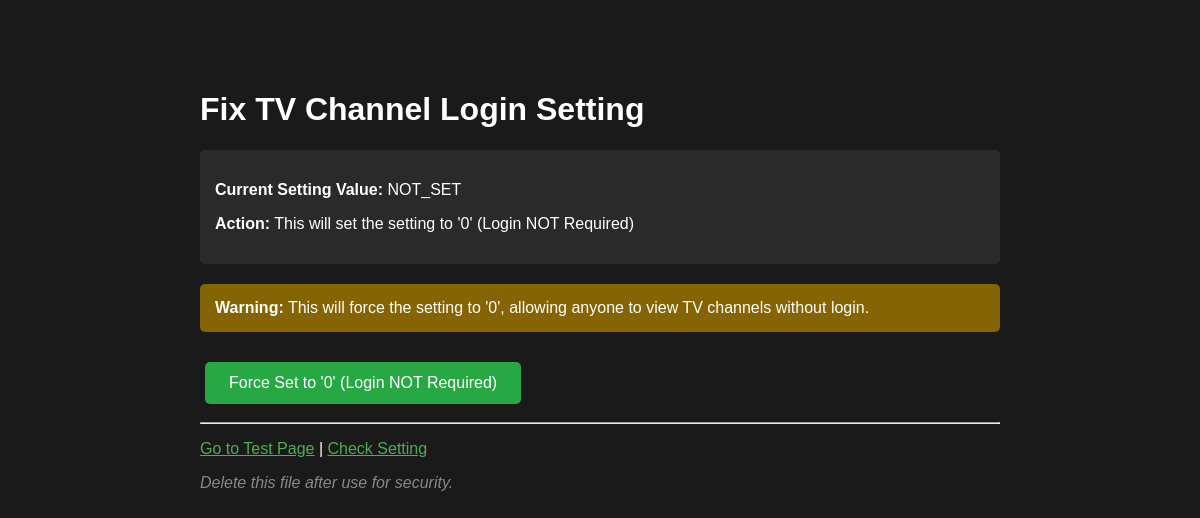
Before: /fix_tv_login_setting.php with the older database file.
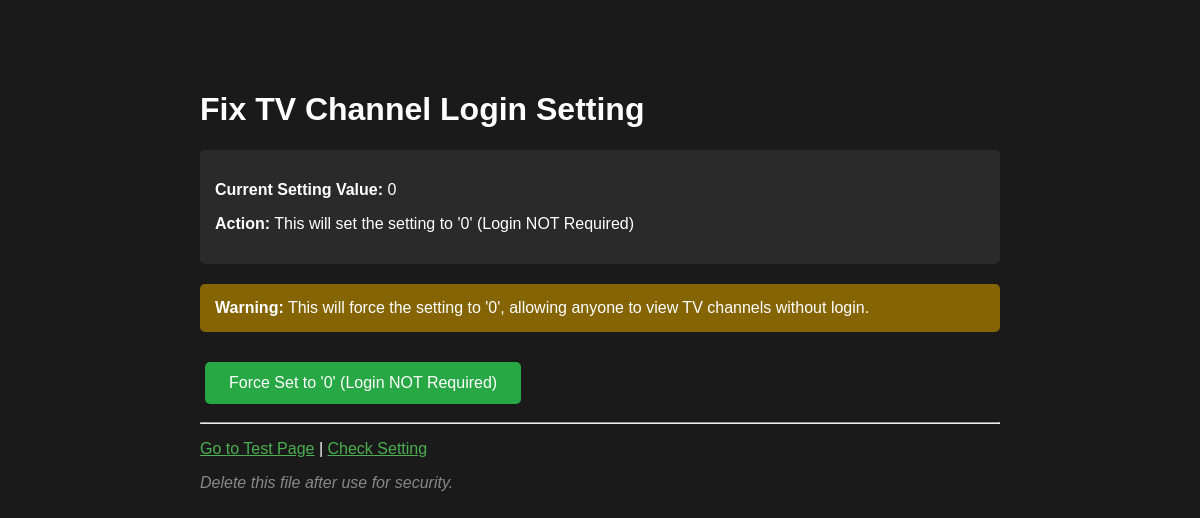
After: the same page with the newer database file.
### tables this page shows
CREATE TABLE `settings` (
  `id` int(11) NOT NULL AUTO_INCREMENT,
  `setting_key` varchar(100) NOT NULL,
  `setting_value` text DEFAULT NULL,
  `setting_type` varchar(50) DEFAULT 'text',
  `description` text DEFAULT NULL,
  `updated_at` timestamp NOT NULL DEFAULT current_timestamp() ON UPDATE current_timestamp(),
  PRIMARY KEY (`id`),
  UNIQUE KEY `setting_key` (`setting_key`)
);

### fix_tv_login_setting.php (the view, shortened to what this page needs)
<?php
$conn = getDBConnection();
$message = '';
$success = false;
$current_value = 'NOT_SET';
$result = $conn->query("SELECT setting_value FROM settings WHERE setting_key = 'login_required_tv_channels' LIMIT 1");
if ($result && $result->num_rows > 0) {
    $row = $result->fetch_assoc();
    $current_value = $row['setting_value'];
}
?>
<!DOCTYPE html>
<html lang="en">
<head>
</head>
<body>
    <h1>Fix TV Channel Login Setting</h1>
    <div class="info">
        <p><strong>Current Setting Value:</strong> <?php echo htmlspecialchars($current_value); ?></p>
        <p><strong>Action:</strong> This will set the setting to '0' (Login NOT Required)</p>
    </div>
    <?php if ($message): ?>
        <div class="<?php echo $success ? 'success' : 'error'; ?>">
            <?php echo $message; ?>
        </div>
        <?php if ($success): ?>
            <script>
                setTimeout(function() {
                    window.location.href = '/watch-live-tv/titanic-tv';
                }, 2000);
            </script>
            <p>Redirecting to test page in 2 seconds...</p>
        <?php endif; ?>
    <?php else: ?>
        <div class="warning">
            <strong>Warning:</strong> This will force the setting to '0', allowing anyone to view TV channels without login.
        </div>
        <form method="POST">
            <button type="submit">Force Set to '0' (Login NOT Required)</button>
        </form>
    <?php endif; ?>
    <hr>
    <p><a href="/test_tv_login.php" style="color: #4CAF50;">Go to Test Page</a> | <a href="/check_tv_login_setting.php" style="color: #4CAF50;">Check Setting</a></p>
    <p><em style="color: #888;">Delete this file after use for security.</em></p>
</body>
</html>

Changed rows visible on the page:
added settings: setting_value "0"
Other visible differences:
$current_value: "NOT_SET" → (not shown)
